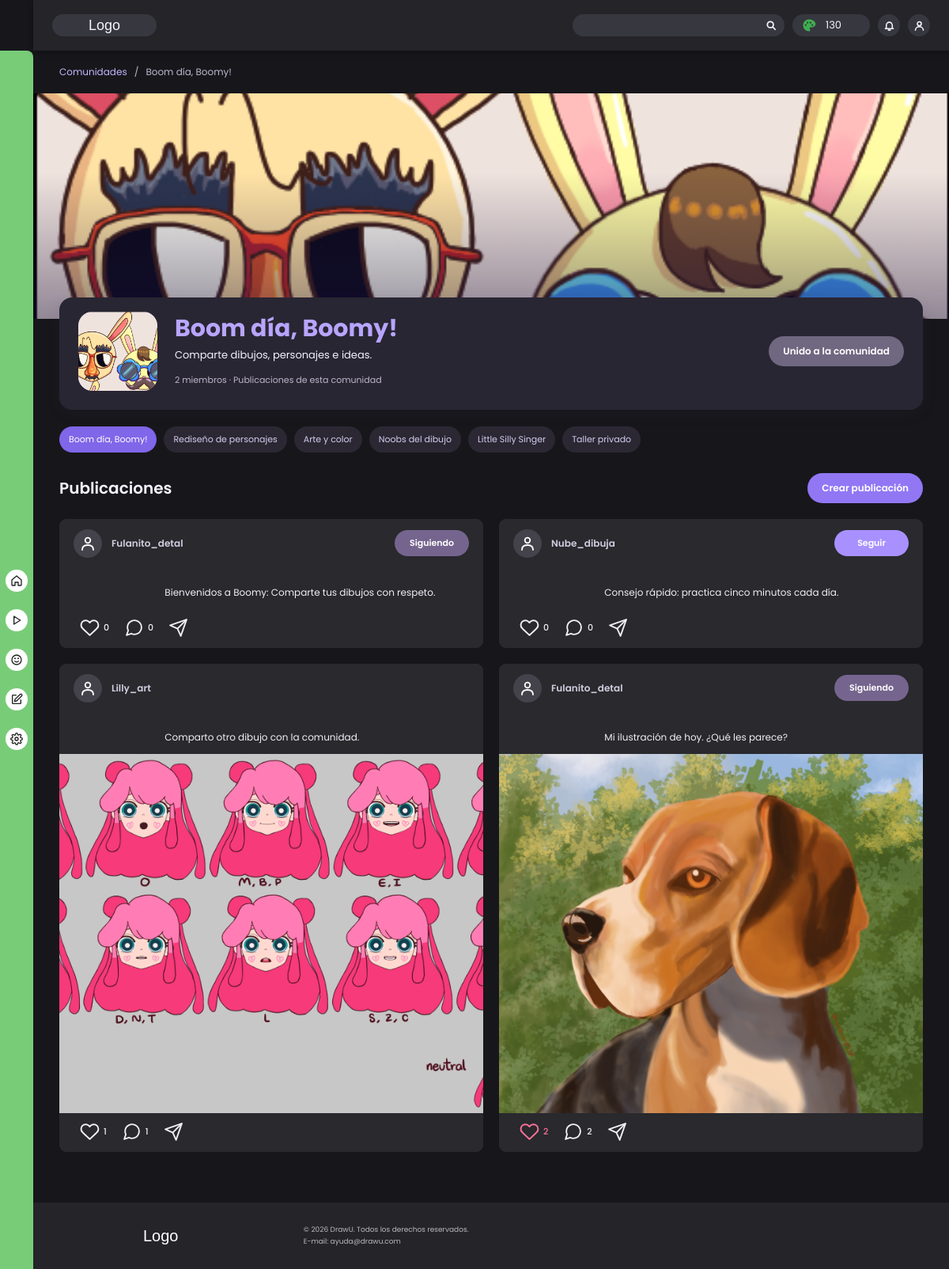
The app's page /views/comunidad_ind.php?id=boomy (signed in) with its own data.
### tables this page shows
CREATE TABLE comunidades (
    id_comunidad INT UNSIGNED NOT NULL AUTO_INCREMENT,
    id_creador INT UNSIGNED NOT NULL,
    slug VARCHAR(80) NOT NULL,
    titulo VARCHAR(150) NOT NULL,
    descripcion TEXT DEFAULT NULL,
    contenido TEXT DEFAULT NULL,
    privacidad ENUM('publica','privada') NOT NULL DEFAULT 'publica',
    fecha_creacion TIMESTAMP NOT NULL DEFAULT current_timestamp(),
    fecha_edicion TIMESTAMP NULL DEFAULT NULL,
    imagen_perfil VARCHAR(500) DEFAULT NULL,
    imagen_banner VARCHAR(500) DEFAULT NULL,
    PRIMARY KEY (id_comunidad),
    UNIQUE KEY uq_comunidad_slug (slug),
    KEY fk_comunidad_creador (id_creador),
    CONSTRAINT fk_comunidad_creador
        FOREIGN KEY (id_creador) REFERENCES usuarios (id_usuario)
);

### views/includes/app.php (called while the page is built, shortened)
<?php
require_once __DIR__ . '/../conexion.php';
function e($valor): string
{
    return htmlspecialchars((string) $valor, ENT_QUOTES, 'UTF-8');
}
function url(?string $ruta): string
{
    $ruta = trim((string) $ruta);
    if ($ruta === '') {
        return '';
    }
    return '../' . ltrim($ruta, './');
}
function plural(int $n, string $singular, string $pluralTexto): string
{
    return $n . ' ' . ($n === 1 ? $singular : $pluralTexto);
}
function idUsuarioActual(): ?int
{
    return isset($_SESSION['id_usuario']) ? (int) $_SESSION['id_usuario'] : null;
}
function obtenerPublicaciones(array $filtros = [], int $limite = 20): array
{
    $yo = idUsuarioActual() ?? 0;
    $donde = [
        'NOT EXISTS (
            SELECT 1 FROM bloqueos b
            WHERE b.id_bloqueador = :yo_b
            AND b.id_bloqueado = p.id_usuario
        )',
        "(p.id_comunidad IS NULL
          OR p.comunidad_privacidad = 'publica'
          OR EXISTS (
              SELECT 1 FROM comunidades_usuarios cu
              WHERE cu.id_comunidad = p.id_comunidad
              AND cu.id_usuario = :yo_m
          ))"
    ];
    $parametros = [
        ':yo_b' => $yo,
        ':yo_m' => $yo,
        ':yo_l' => $yo,
        ':yo_s' => $yo
    ];
    foreach (['id_comunidad', 'id_usuario', 'id_reto'] as $campo) {
        if (!empty($filtros[$campo])) {
            $donde[] = "p.$campo = :$campo";
            $parametros[":$campo"] = (int) $filtros[$campo];
        }
    }
    $orden = ($filtros['orden'] ?? 'recientes') === 'likes'
        ? 'p.total_likes DESC, p.fecha_publicacion DESC'
        : 'p.fecha_publicacion DESC, p.id_publicacion DESC';
    $limite = max(1, (int) $limite);
    $sql = "SELECT
                p.*,
                EXISTS (
                    SELECT 1 FROM likes_publicaciones l
                    WHERE l.id_publicacion = p.id_publicacion
                    AND l.id_usuario = :yo_l
                ) AS liked,
                EXISTS (
                    SELECT 1 FROM seguimientos s
                    WHERE s.id_seguidor = :yo_s
                    AND s.id_seguido = p.id_usuario
                ) AS siguiendo
            FROM vista_publicaciones_detalle p
            WHERE " . implode(' AND ', $donde) . "
            ORDER BY $orden
            LIMIT $limite";
    $consulta = conexion()->prepare($sql);
    $consulta->execute($parametros);
    return $consulta->fetchAll();
}
function obtenerComunidades(array $opciones = []): array
{
    $yo = idUsuarioActual() ?? 0;
    $parametros = [':yo' => $yo];
    $sql = 'SELECT
                c.*,
                EXISTS (
                    SELECT 1 FROM comunidades_usuarios cu
                    WHERE cu.id_comunidad = c.id_comunidad
                    AND cu.id_usuario = :yo
                ) AS es_miembro
            FROM vista_comunidades_detalle c';
    $sql .= ' ORDER BY c.total_miembros DESC,
                      c.fecha_creacion DESC';
    if (!empty($opciones['limite'])) {
        $sql .= ' LIMIT ' . max(1, (int) $opciones['limite']);
    }
    $consulta = conexion()->prepare($sql);
    $consulta->execute($parametros);
    return $consulta->fetchAll();
}

### views/conexion.php (called while the page is built, shortened)
<?php
function conexion(): PDO
{
    static $pdo = null;
    if ($pdo instanceof PDO) {
        return $pdo;
    }
    $config = [
        'host' => '127.0.0.1',
        'port' => PUERTO_DANI,
        'db'   => 'drawu',
        'user' => 'root',
        'pass' => PASS_DANI,
    ];
    $dsn = sprintf(
        'mysql:host=%s;port=%d;dbname=%s;charset=utf8mb4',
        $config['host'],
        (int) $config['port'],
        $config['db']
    );
    $pdo = new PDO($dsn, $config['user'], $config['pass'], [
        PDO::ATTR_ERRMODE            => PDO::ERRMODE_EXCEPTION,
        PDO::ATTR_DEFAULT_FETCH_MODE => PDO::FETCH_ASSOC,
        PDO::ATTR_EMULATE_PREPARES   => false,
    ]);
    return $pdo;
}

### views/comunidad_ind.php (the view, shortened to what this page needs)
<?php
require_once __DIR__ . '/includes/app.php';
$usuario = requerirLogin();
$yo = (int) $usuario['id_usuario'];
$pdo = conexion();
$paramId = trim((string) ($_GET['id'] ?? ''));
$sqlCom = 'SELECT c.*,
                  (SELECT COUNT(*) FROM comunidades_usuarios cu WHERE cu.id_comunidad = c.id_comunidad) AS total_miembros,
                  EXISTS (SELECT 1 FROM comunidades_usuarios cu2 WHERE cu2.id_comunidad = c.id_comunidad AND cu2.id_usuario = :yo) AS es_miembro
           FROM comunidades c
           WHERE ';
if ($paramId === '') {
    $sqlCom .= '1=1 ORDER BY c.id_comunidad ASC LIMIT 1';
    $stmt = $pdo->prepare($sqlCom);
    $stmt->execute([':yo' => $yo]);
} elseif (ctype_digit($paramId)) {
    $sqlCom .= 'c.id_comunidad = :id LIMIT 1';
    $stmt = $pdo->prepare($sqlCom);
    $stmt->execute([':yo' => $yo, ':id' => (int) $paramId]);
} else {
    $sqlCom .= 'c.slug = :slug LIMIT 1';
    $stmt = $pdo->prepare($sqlCom);
    $stmt->execute([':yo' => $yo, ':slug' => $paramId]);
}
$comunidadActual = $stmt->fetch();
$idComunidadNum = (int) $comunidadActual['id_comunidad'];
$slugActual = $comunidadActual['slug'];
$esMiembro = !empty($comunidadActual['es_miembro']);
$portada = url($comunidadActual['imagen_banner'] ?: $comunidadActual['imagen_perfil'] ?: 'assets/img/comunidades/boomy_lentes.png');
$avatarCom = url($comunidadActual['imagen_perfil'] ?: $comunidadActual['imagen_banner'] ?: 'assets/img/comunidades/boomy_lentes.png');
$miembrosTexto = plural((int) $comunidadActual['total_miembros'], 'miembro', 'miembros');
$todasComunidades = obtenerComunidades(['limite' => 10]);
$publicacionesActuales = obtenerPublicaciones(['id_comunidad' => $idComunidadNum], 40);
?>
<!DOCTYPE html>
<html lang="es">
<head>
    <link
        href="https://cdn.jsdelivr.net/npm/bootstrap@5.3.8/dist/css/bootstrap.min.css"
        rel="stylesheet"
    >
    <link rel="stylesheet" href="../assets/css/style.css?v=<?= filemtime(__DIR__ . '/../assets/css/style.css') ?>">
    <link rel="stylesheet" href="../assets/css/comunidad_ind.css?v=<?= filemtime(__DIR__ . '/../assets/css/comunidad_ind.css') ?>">
</head>
<body class="comunidad-ind-page">
    <?php include __DIR__ . '/includes/header/header.php'; ?>
    <?php include __DIR__ . '/includes/navbar.php'; ?>
    <main
        class="com-page"
        id="paginaComunidad"
        data-community-id="<?= $idComunidadNum ?>"
        data-community-slug="<?= e($slugActual) ?>"
        data-is-member="<?= $esMiembro ? '1' : '0' ?>"
    >
        <div class="com-container">
            <nav class="com-breadcrumb" aria-label="Ruta de navegación">
                <a href="explorar_comunidades.php">
                    Comunidades
                </a>
                <span aria-hidden="true">/</span>
                <span>
                    <?= e($comunidadActual['titulo']) ?>
                </span>
            </nav>
        </div>
        <section class="com-banner" aria-label="Portada de la comunidad">
            <img
                src="<?= e($portada) ?>"
                alt=""
                onerror="this.hidden=true"
            >
        </section>
        <div class="com-container">
            <section class="com-identity">
                <div class="com-avatar">
                    <img
                        src="<?= e($avatarCom) ?>"
                        alt=""
                        onerror="this.hidden=true"
                    >
                    <span class="com-avatar-fallback">
                    </span>
                </div>
                <div class="com-description">
                    <h1>
                        <?= e($comunidadActual['titulo']) ?>
                    </h1>
                    <p>
                        <?= e($comunidadActual['descripcion'] ?: 'Comunidad creativa de DrawU.') ?>
                    </p>
                    <small id="comunidadSubtituloMiembros">
                        <?= e($miembrosTexto) ?>
                        · Publicaciones de esta comunidad
                    </small>
                </div>
                <button
                    class="com-btn com-btn-join<?= $esMiembro ? ' unido' : '' ?>"
                    id="btnUnirse"
                    type="button"
                    aria-pressed="<?= $esMiembro ? 'true' : 'false' ?>"
                >
                    <?= $esMiembro ? 'Unido a la comunidad' : 'Unirse a la comunidad' ?>
                </button>
            </section>
            <nav class="com-others" aria-label="Cambiar de comunidad">
                <?php foreach ($todasComunidades as $datos): ?>
                    <a
                        href="comunidad_ind.php?id=<?= urlencode($datos['slug']) ?>"
                        <?= $datos['slug'] === $slugActual
                            ? 'aria-current="page"'
                            : '' ?>
                    >
                        <?= e($datos['titulo']) ?>
                    </a>
                <?php endforeach; ?>
            </nav>
            <section
                class="com-main-section"
                aria-labelledby="tituloPublicaciones"
            >
                <div class="com-title-row">
                    <h2 id="tituloPublicaciones">
                        Publicaciones
                    </h2>
                    <button
                        type="button"
                        class="com-btn"
                        id="btnAbrirPublicacion"
                    >
                        Crear publicación
                    </button>
                </div>
                <div class="com-post-grid" id="listaPublicaciones">
                    <?php foreach ($publicacionesActuales as $post):
                        $esMio = ((int) $post['id_usuario'] === $yo);
                        $urlPerfil = $esMio ? 'usuario_propio.php' : ('usuario_externo.php?id=' . (int) $post['id_usuario']);
                        $imgPost = url($post['ruta_imagen']);
                        $liked = !empty($post['liked']);
                        $siguiendo = !empty($post['siguiendo']);
                        $textoPost = trim((string) ($post['titulo'] ? ($post['titulo'] . ': ' . $post['descripcion']) : $post['descripcion']));
                    ?>
                        <article
                            class="com-post"
                            data-post-id="<?= (int) $post['id_publicacion'] ?>"
                        >
                            <header class="com-post-header">
                                <a
                                    href="<?= e($urlPerfil) ?>"
                                    class="com-post-avatar"
                                    aria-label="Ver perfil"
                                >
                                    <svg aria-hidden="true">
                                        <use href="#com-icon-user"></use>
                                    </svg>
                                </a>
                                <a
                                    href="<?= e($urlPerfil) ?>"
                                    class="com-post-author"
                                >
                                    <?= e($post['nombre_usuario']) ?>
                                </a>
                                <?php if (!$esMio): ?>
                                    <button
                                        type="button"
                                        class="com-follow<?= $siguiendo ? ' siguiendo' : '' ?>"
                                        data-user-id="<?= (int) $post['id_usuario'] ?>"
                                        data-author="<?= e($post['nombre_usuario']) ?>"
                                        aria-pressed="<?= $siguiendo ? 'true' : 'false' ?>"
                                    >
                                        <?= $siguiendo ? 'Siguiendo' : 'Seguir' ?>
                                    </button>
                                <?php endif; ?>
                            </header>
                            <?php if ($textoPost !== ''): ?>
                                <p class="com-post-text">
                                    <?= e($textoPost) ?>
                                </p>
                            <?php endif; ?>
                            <?php if ($imgPost !== ''): ?>
                                <div class="com-post-image">
                                    <img
                                        src="<?= e($imgPost) ?>"
                                        alt="Ilustración de la publicación"
                                        loading="lazy"
                                        onerror="this.hidden=true"
                                    >
                                </div>
                            <?php endif; ?>
                            <footer class="com-post-actions">
                                <button
                                    type="button"
                                    class="com-like<?= $liked ? ' liked' : '' ?>"
                                    data-action="like"
                                    aria-label="Me gusta"
                                    aria-pressed="<?= $liked ? 'true' : 'false' ?>"
                                >
                                    <svg class="com-icon" aria-hidden="true">
                                        <use href="#com-icon-heart"></use>
                                    </svg>
                                    <span><?= (int) $post['total_likes'] ?></span>
                                </button>
                                <button
                                    type="button"
                                    data-action="comment"
                                    aria-label="Abrir comentarios"
                                >
                                    <svg class="com-icon" aria-hidden="true">
                                        <use href="#com-icon-comment"></use>
                                    </svg>
                                    <span><?= (int) $post['total_comentarios'] ?></span>
                                </button>
                                <button
                                    type="button"
                                    data-action="share"
                                    aria-label="Compartir publicación"
                                >
                                    <svg class="com-icon" aria-hidden="true">
                                        <use href="#com-icon-share"></use>
                                    </svg>
                                </button>
                            </footer>
                        </article>
                    <?php endforeach; ?>
                </div>
            </section>
        </div>
    </main>
    <?php include __DIR__ . '/includes/footer.php'; ?>
</body>
</html>

### records on screen
comunidades: titulo "Boom día, Boomy!", imagen_banner (picture), imagen_perfil (picture), descripcion "Comparte dibujos, personajes e ideas."

### other values on screen
$usuarioHeader['drawings'] "130"
$miembrosTexto "2 miembros"
$datos['titulo'] "Boom día, Boomy!"
$datos['titulo'] "Rediseño de personajes"
$datos['titulo'] "Arte y color"
$datos['titulo'] "Noobs del dibujo"
$datos['titulo'] "Little Silly Singer"
$datos['titulo'] "Taller privado"
$post['nombre_usuario'] "Fulanito_detal"
$textoPost "Bienvenidos a Boomy: Comparte tus dibujos con respeto.…"
$post['total_likes'] "0"
$post['total_comentarios'] "0"
$post['nombre_usuario'] "Nube_dibuja"
$textoPost "Consejo rápido: practica cinco minutos cada día."
$post['nombre_usuario'] "Lilly_art"
